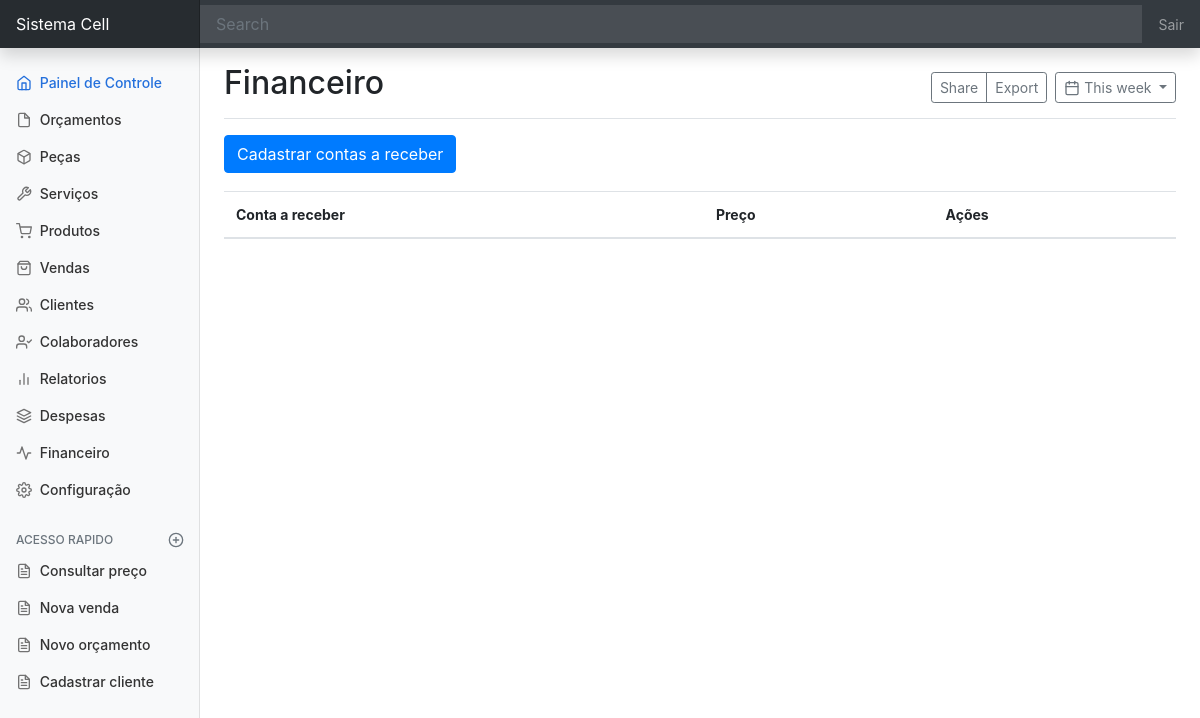
Page /financeiro on the earlier database version.
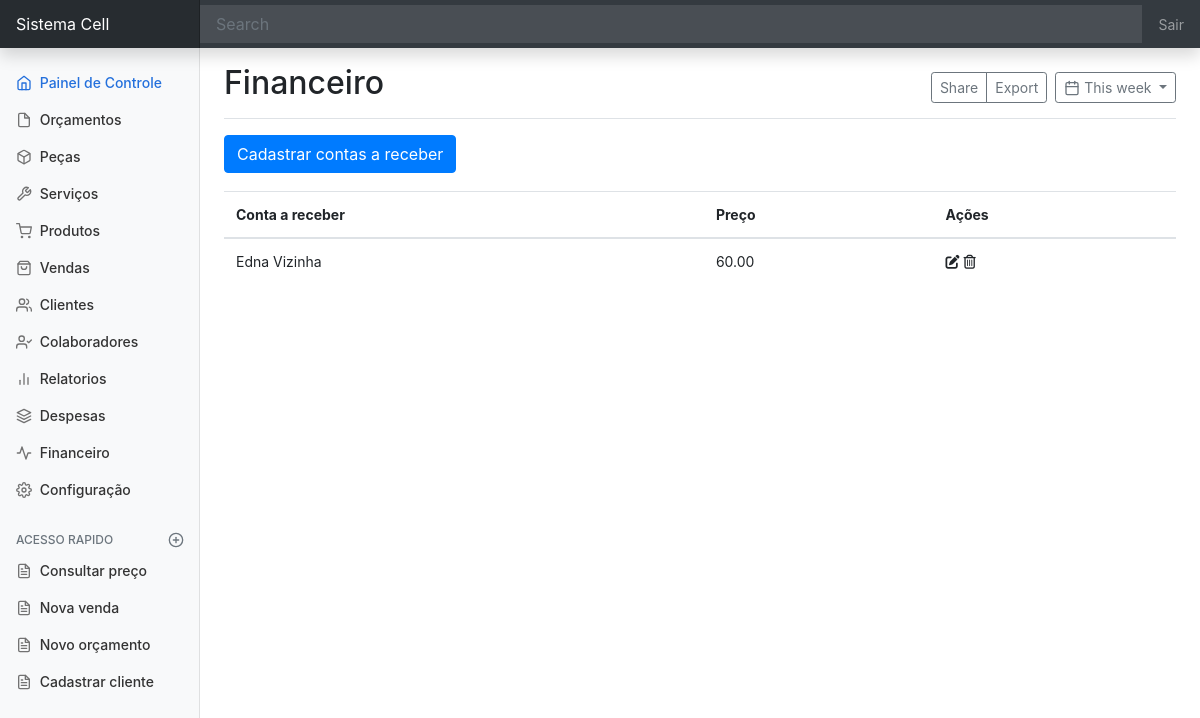
Same page on the later database version.
### financeiro/models.py (models this page shows)
class ContasAReceber(models.Model):
    nome_contas_a_receber = models.CharField(max_length=90)
    preco_contas_a_receber = models.DecimalField(max_digits=9, decimal_places=2)

### financeiro/views.py (the view)
# urls.py: path('financeiro', ListaContasAReceber.as_view(), name='financeiro'),
class ListaContasAReceber(ListView):
    model = ContasAReceber
    template_name = 'financeiro/pagina-inicial-contas-a-receber.html'

### financeiro/templates/financeiro/pagina-inicial-contas-a-receber.html (shortened to what this page needs)
{% extends 'dashboard/pagina-inicial.html' %}
{% block titulo %}
Financeiro
{% endblock titulo %}
{% block conteudo %}
<a
        data-toggle="modal"
        data-target="#staticBackdrop"
        class="btn btn-primary"
        hx-get="{% url 'cadastrar-contas-a-receber' %}"
        hx-target="#adicionar-conteudo">Cadastrar contas a receber</a>
<div style="padding-top: 18px">
    <table class="table">
        <thead>
            <tr>
                <th>Conta a receber</th>
                <th>Preço</th>
                <th>Ações</th>
            </tr>
        </thead>
        <tbody id="financeiro-Tbody">
            {% include 'financeiro/tabela/tabela-contas-a-receber.html' %}
        </tbody>
    </table>
</div>
{% endblock conteudo %}

### financeiro/templates/financeiro/tabela/linhas-tabela-contas-a-receber.html
<tr id="financeiroTr{{ object.pk }}">
    <td>{{ object.nome_contas_a_receber }}</td>
    <td>{{ object.preco_contas_a_receber }}</td>
    <td>
        <span
            data-toggle="modal"
            data-target="#staticBackdrop"
            hx-get="{% url 'editar-contas-a-receber' object.pk %}"
            hx-target="#adicionar-conteudo">
            <i class="fa-solid fa-pen-to-square"></i>
        </span>
        <span
            hx-get="{% url 'apagar-contas-a-receber' object.pk %}"
            hx-confirm="Deseja mesmo apagar {{ object.nome_contas_a_receber }}"
            hx-target="closest tr"
            hx-swap="outerHTML swap:300ms">
            <i class="fa-regular fa-trash-can"></i>
        </span>
    </td>
</tr>

Differences in the rows shown:
added ContasAReceber: nome_contas_a_receber "Edna Vizinha", preco_contas_a_receber "60.00"
